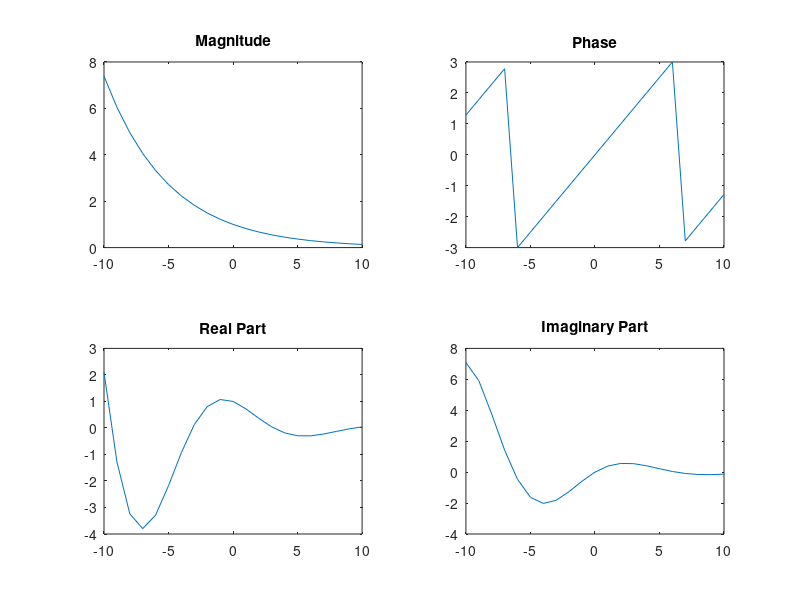

Reproduce this figure in MATLAB.
n = -10:10;
x = exp((-0.2 + 1i * 0.5 )* n);

subplot(2, 2, 1);
plot(n, abs(x));
title('Magnitude');

subplot(2, 2, 2);
plot(n, angle(x));
title('Phase');

subplot(2, 2, 3);
plot(n, real(x));
title('Real Part');

subplot(2, 2, 4);
plot(n, imag(x));
title('Imaginary Part');
